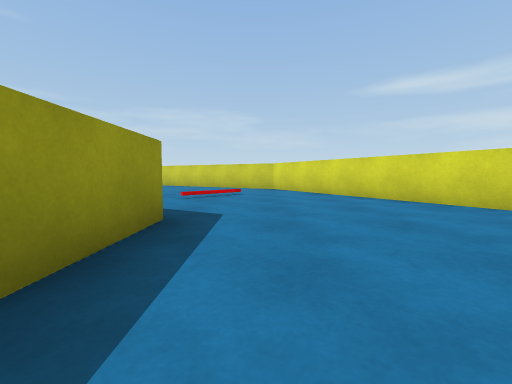
view 1 (above)

14 first-person views from a walk through a 3-D level made in the Unity game engine. The camera is 0.56 m above the floor, tilts 4° down and sees 90° across. The floor is counted in squares, 1 m on a side. Each view is taken from the middle of a square. On the plan, view 1 faces up. The plan holds only what a view shows up to about 9 squares ahead; the rest is blank. The place goes on beyond the plan.

view 2
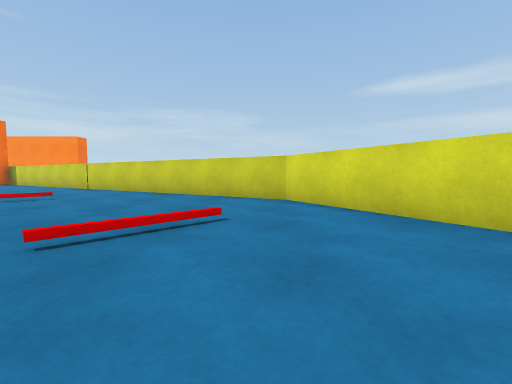

view 3
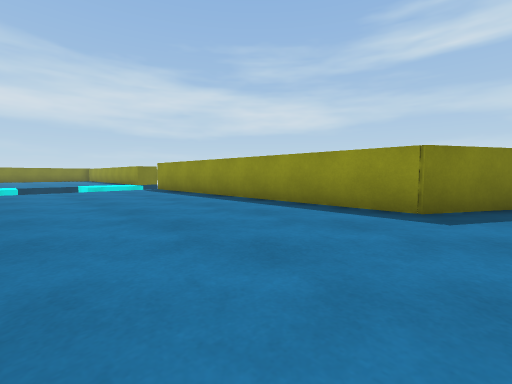

view 4
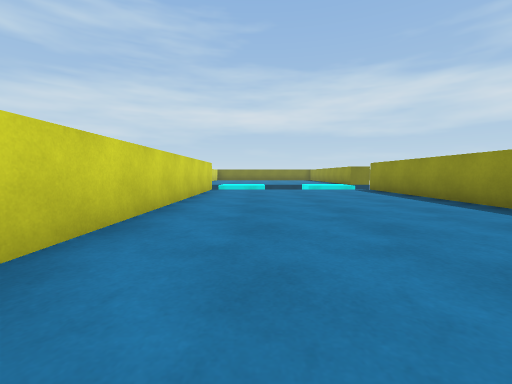

view 5
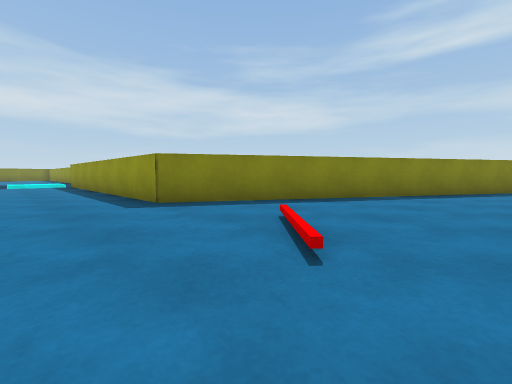

view 6
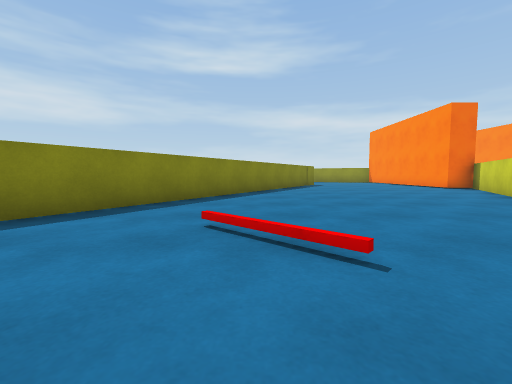

view 7
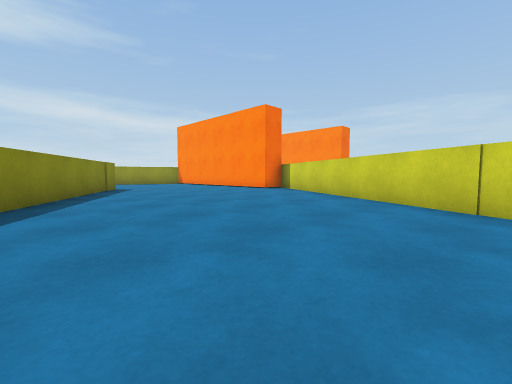

view 8
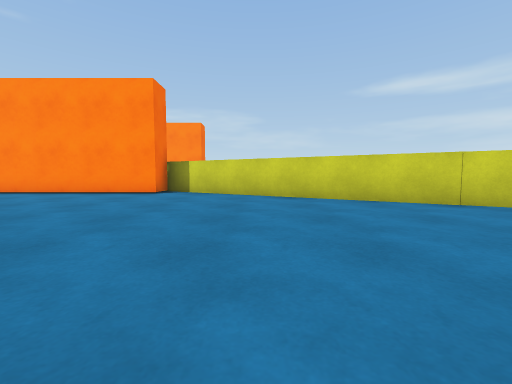

view 9
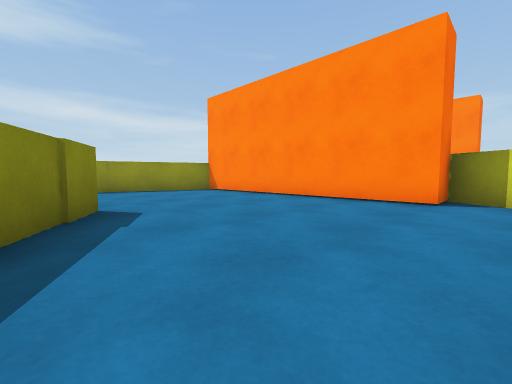

view 10
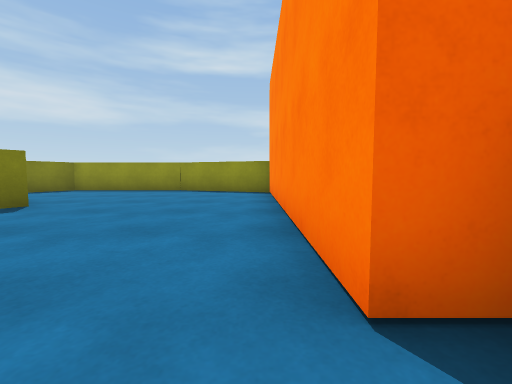

view 11
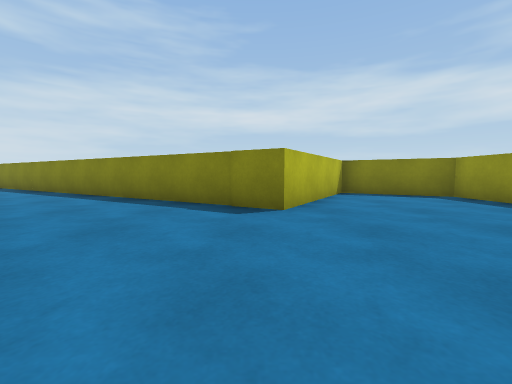

view 12
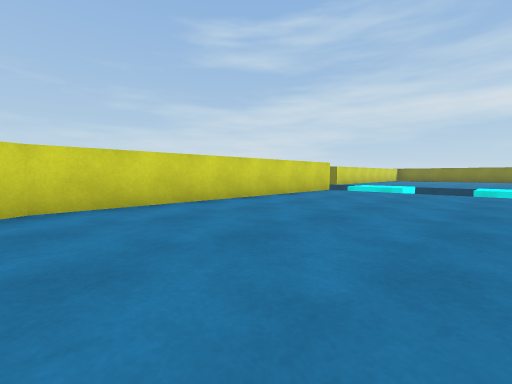

view 13
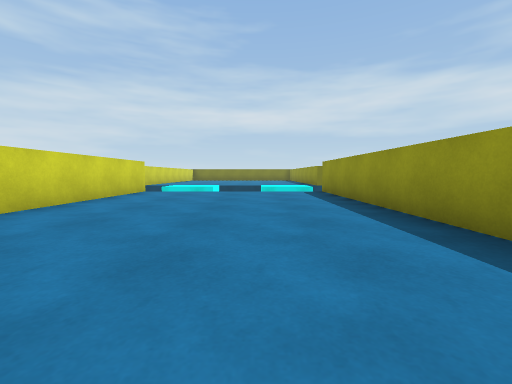

view 14
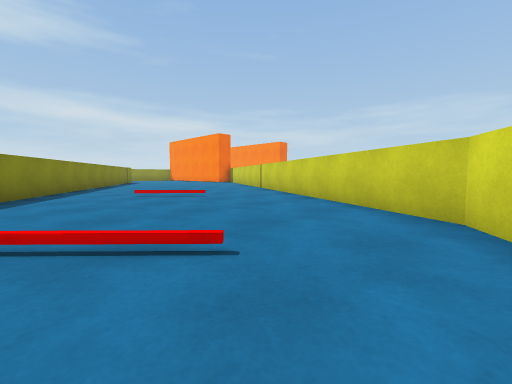

### Floor plan
Points are (right, up) in squares from view 1. A wall is a line through its corners. A room is listed if a view was taken in it or the views show most of it. See-through windows are left out.
Room 1 (views 1, 2, 3, 4, 5, 6, 7, 8, 9, 10, 11, 12, 13, 14)
walls: (-12.9, 16.4) (-19.5, 16.4); (4.6, -5.4) (4.6, 2.8) (0.7, 9.6) (-12.9, 17.4); (-19.8, 16.5) (-20.9, 13.5) (-20.9, 9.7) (-18.6, 8.4) (-16.5, 12) (-1.2, 3.1) (-1.2, -5.2)
ways out: gap at (-2, -5)

Where each view was taken, in squares from view 1:
view 1: 0 up, 0 right, facing up
view 2: 4 up, 0 right, facing up
view 3: 4 up, 3 right, facing down-left
view 4: 4 up, 3 right, facing down
view 5: 8 up, 1 right, facing down-left
view 6: 9 up, 3 left, facing left
view 7: 9 up, 6 left, facing up-left
view 8: 9 up, 10 left, facing up
view 9: 11 up, 12 left, facing up-left
view 10: 16 up, 12 left, facing left
view 11: 16 up, 16 left, facing down
view 12: 3 up, 0 right, facing down-right
view 13: 3 up, 1 right, facing down
view 14: 6 up, 1 right, facing up-left
